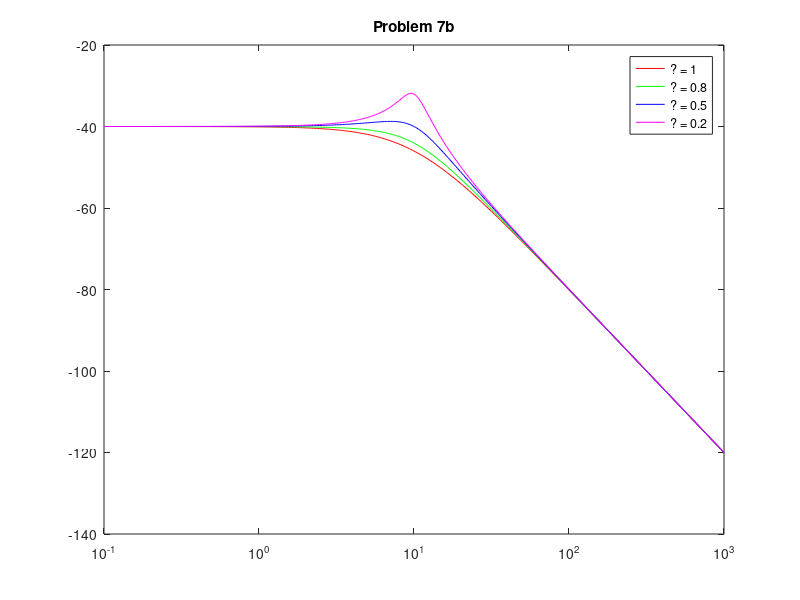
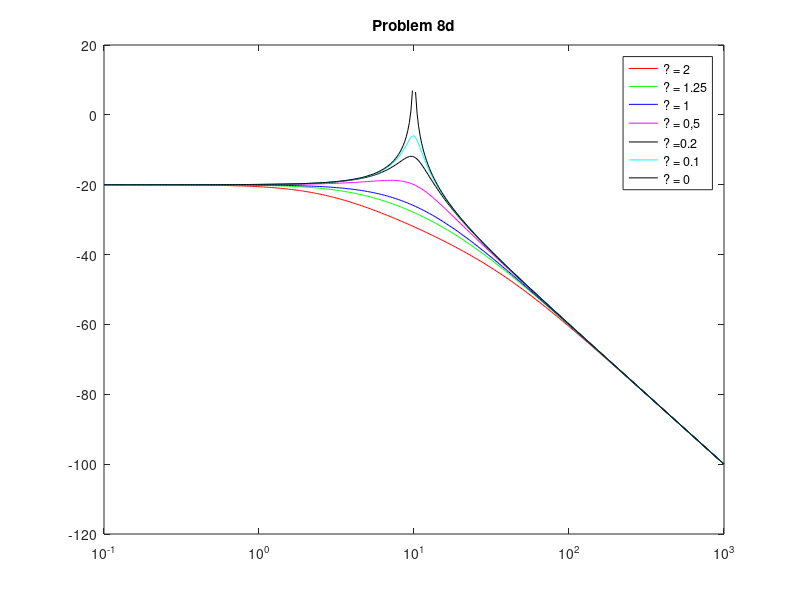

Source code (MATLAB) for these figures, in order: (Note: this script raises an error after producing the figures.)
%% Mikhail Grushko - BE110 - PSET 4


%% Cleanup

clearvars;
close all;
clc;


%% Problem 7b

j = sqrt(-1);
w = 10.^(-1 : 0.01 : 3);

w0 = 10;

zeta = [1, 0.8, 0.5, 0.2];

color = ['r', 'g', 'b', 'm'];

for i = 1 : 4
    H = 1./((j*w).^2+2*zeta(i)*w0*(j*w)+w0^2);
    Hdb=20*log10(abs(H));
    plot(w,Hdb,color(i)); 
    set(gca,'xscale','log')
    hold on;
end    
title('Problem 7b');
legend('? = 1', '? = 0.8', '? = 0.5', '? = 0.2');

%% Problem 8d

zeta = [2, 1.25, 1, 0.5, 0.2, 0.1, 0];
b = zeta*2*0.1*10;
j = sqrt(-1);
w = 10.^(-1 : 0.01 : 3);
color = ['r', 'g', 'b', 'm', 'k', 'c', 'k'];

figure;
for i = 1 : 7
    H=1./(0.1*(j*w).^2+b(i)*(j*w)+10);
    Hdb=20*log10(abs(H));
    plot(w,Hdb,color(i)); 
    set(gca,'xscale','log');
    hold on;
end     
title('Problem 8d');
legend('? = 2', '? = 1.25', '? = 1', '? = 0,5', '? =0.2', '? = 0.1' , '? = 0');

%% Problem 8e

figure;
for i = 1 : 7
    H=tf(1./(0.1*(j*w).^2+b(i)*(j*w)+10));
    Y = step(H);
%     plot(t,Y,color(i)); 
    hold on;
end  

%% Problem 9

w = 10.^(-1 : 0.01 : 3);
figure;
subplot(2,3,1); 
H=1./(j*w/10+1); 
Hdb=20*log10(abs(H)); 
plot(w,Hdb,'r'); 
set(gca,'xscale','log')% define H & make the plot

subplot(2,3,2); 
H=1./(j*w/10+1).^2; 
Hdb=20*log10(abs(H)); 
plot(w,Hdb,'g'); 
set(gca,'xscale','log')% define H & make the plot

subplot(2,3,3); 
H=1./(j*w); 
Hdb=20*log10(abs(H)); 
plot(w,Hdb,'b'); 
set(gca,'xscale','log')% define H & make the plot

subplot(2,3,4); 
H=(10./(j*w))+1; 
Hdb=20*log10(abs(H)); 
plot(w,Hdb,'k'); 
set(gca,'xscale','log')% define H & make the plot

subplot(2,3,5); 
H=(j*w)./(((j*w./10) + 1).*((j*w./100) + 1)); 
Hdb=20*log10(abs(H)); 
plot(w,Hdb); 
set(gca,'xscale','log')% define H & make the plot

subplot(2,3,6); 
H=(j*w)./(((j*w./50) + 1).*((j*w./200) + 1)); 
Hdb=20*log10(abs(H)); 
plot(w,Hdb,'m'); 
set(gca,'xscale','log')% define H & make the plot

%% Problem 10a

figure; 
t=0:.01:10; 
x=sin(2*pi*t);
% define t with an initial sampling interval dt=0.01 and define x(t)to have
% period=1
for k=1:200 
% for loop that incrementally changes the sampling interval 
    is=1:k:length(t);  
    ts=t(is); 
    xs=x(is); 
    %set the new dt tok*dt&then plot the original x (blue) and the sampled x(red)
    subplot(211); 
    plot(t,x,'-b',ts, xs,'.r','markersize',16); 
    title(['T=1, dt=',num2str(k*0.01), ',  k=',num2str(k),'/200']);
    subplot(212); plot(t,x,'-b',ts, xs,'.-r','markersize',16); pause 
    % hit the SPACEBAR to advance to next plot
end
% this code flips thorough sampling rates.  The lower plots is the same as 
% the upperbut with the reddots connected

%%
% 10a:  As I am flipping through the sampling frequencies, I observe the
% effect known as aliasing. Aliasing is generally observed in the
% Discrete-Time Fourier Transform, where only a single fundamental sampling
% frequency $\omega _o$. At higher $\omega _o$ (significantly higher than
% period $T$), the DTFT does an accurate job of representing the original
% wave. However, at $\omega _o = 0.5T$, aliasing effect begins to occur,
% due to the fact that one cannot unambiguously interpret the samples,
% creating multiple signals that are aliases of each other (i.e. all of the
% aliases can produce the sampling obtained).

%% Problem 10b

figure; 
dt=0.01; 
t=0:dt:10; 
N=length(t); 
% define t with a sampling interval dt=0.001 
for k=1:200
% for loop that incrementally changes the frequency 
    x=cos(2*pi*k*t);  
	%set the new frequencytok
	subplot(211); 
	plot(t,x); 
	title(['dt=0.01, Sampling freq= 100,  Signal freq=',num2str(k),'/200']); 
	% plot x(t)
	X=fft(x); 
	X=X(1:round(N/2)); f=(0:round(N/2)-1)/(N*dt);
	% findthe DFT of x(t) thenremove the redundant freqs
	subplot(212); 
	plot(f,abs(X));% plot X(f)in the lowerplot
    [a,b] = max(X);
	f_actual(k)= k;
	f_detected(k)= f(b); %MODIFY THIS LINE
    pause;
	% pressthe SPACEBAR to advance to next frame(or hold it downto advance rapidlly)\
end

figure;
plot(f_actual, f_detected, '-b',f_actual, f_actual, '-r'); 
legend({'Actual Frequency','DetectedFrequency'})

%%
% This is another way of demonstrating the aliasing problem when doing the
% Discrete-Time Fourier Transform. However, this time we're exploring DTFTs
% at different signal $\omega _o$, but the same sampling frequency. What
% happens as we move towards higher signal frequencies, we see repeating
% frequencies, which is a sign of aliasing. The pattern also follows the
% Nyquist law, which states that a signal must be sampled at a rate greater
% twice as $\omega _o$.